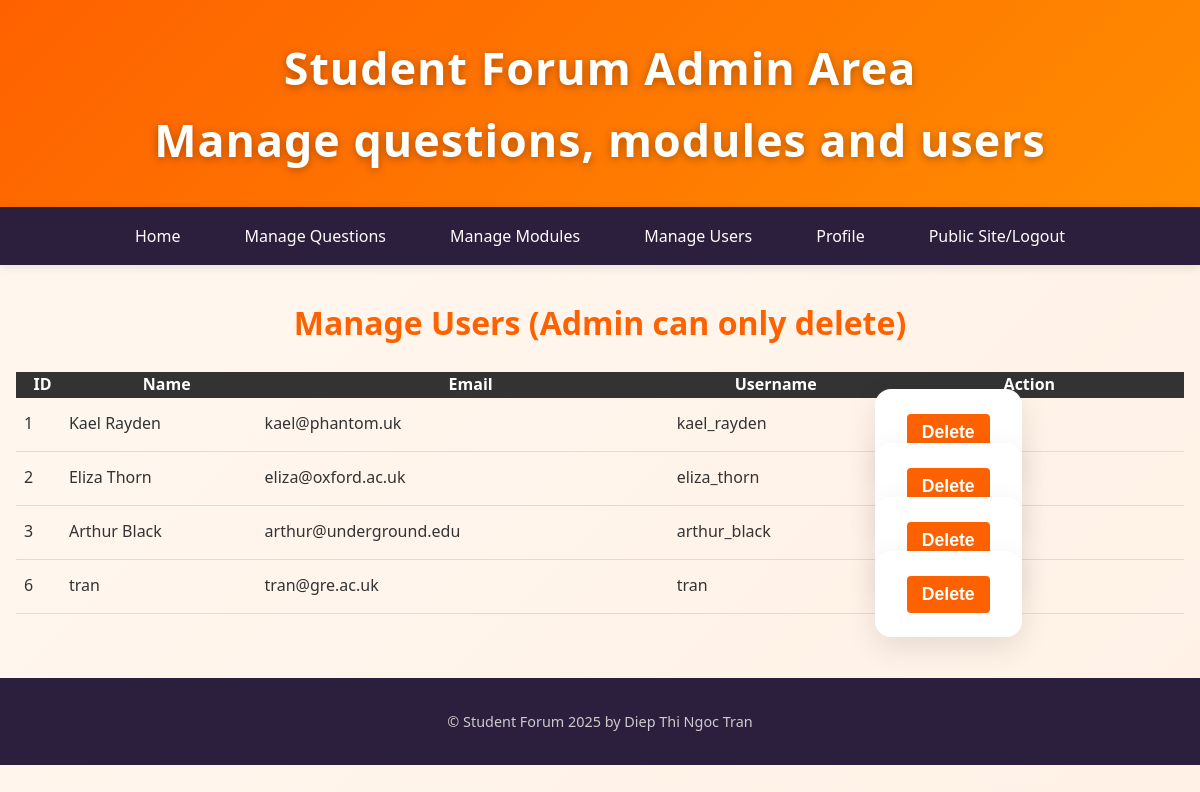
/admin/users.php, run on the app's committed database.
### tables this page shows
CREATE TABLE `user` (
  `id` int(11) NOT NULL,
  `name` varchar(100) NOT NULL,
  `email` varchar(100) NOT NULL,
  `password` char(32) NOT NULL,
  `username` varchar(50) NOT NULL,
  `school_role_id` int(11) DEFAULT NULL,
  `admin_role_id` int(11) DEFAULT NULL
);

### admin/users.php (called while the page is built, shortened)
<?php
require '../includes/DatabaseConnection.php';
$users = $pdo->query("SELECT id, name, email, username,
                      (admin_role_id IS NOT NULL) as is_admin
                      FROM user ORDER BY id")->fetchAll();
include '../templates/admin_users.html.php';
include '../templates/admin_layout.html.php';
?>

### templates/admin_users.html.php (the view, shortened to what this page needs)
<h2>Manage Users (Admin can only delete)</h2>
<?php if (empty($users)): ?>
    <p>No users found.</p>
<?php else: ?>
    <table style="width:100%; border-collapse: collapse;">
        <tr style="background:#333; color:white;">
            <th>ID</th>
            <th>Name</th>
            <th>Email</th>
            <th>Username</th>
            <th>Action</th>
        </tr>
        <?php foreach ($users as $user): ?>
        <tr style="border-bottom:1px solid #ddd;">
            <td style="padding:8px;"><?= $user['id'] ?></td>
            <td><?= htmlspecialchars($user['name']) ?></td>
            <td><?= htmlspecialchars($user['email']) ?></td>
            <td><?= htmlspecialchars($user['username']) ?></td>
            <td>
                <form method="post" style="display:inline;">
                    <button type="submit" name="delete" style="padding: 8px 15px; background: #fe6200; color: white; border: none; border-radius: 4px; cursor: pointer;"
                            onclick="return confirm('Delete user <?= htmlspecialchars($user['name']) ?>?')">
                        Delete
                    </button>
                </form>
            </td>
        </tr>
        <?php endforeach; ?>
    </table>
<?php endif; ?>

### css/style.css (style rules this page uses)
* { margin: 0; padding: 0; box-sizing: border-box; }
body { font-family: 'Segoe UI', Arial, Helvetica, sans-serif; background: linear-gradient(135deg, #fff8f0 0%, #fff1e6 100%); color: #333; line-height: 1.6; min-height: 100vh; }
h2 { color: #fe6200; margin-bottom: 1.5rem; font-size: 2rem; text-align: center; }
form { background: white; padding: 2rem; border-radius: 16px; box-shadow: 0 10px 30px rgba(0,0,0,0.1); max-width: 700px; margin: 2rem auto; }
input[type="submit"], button, a.btn { background: #fe6200; color: white; border: none; padding: 0.9rem 2rem; font-size: 1.1rem; font-weight: 600; border-radius: 50px; cursor: pointer; transition: all 0.3s ease; margin-top: 1rem; display: inline-block; text-decoration: none; text-align: center; }

### data on the page
user: id "1", name "Kael Rayden", email "kael@phantom.uk", username "kael_rayden"
user: id "2", name "Eliza Thorn", email "eliza@oxford.ac.uk", username "eliza_thorn"
user: id "3", name "Arthur Black", email "arthur@underground.edu", username "arthur_black"
user: id "6", name "tran", email "tran@gre.ac.uk", username "tran"
